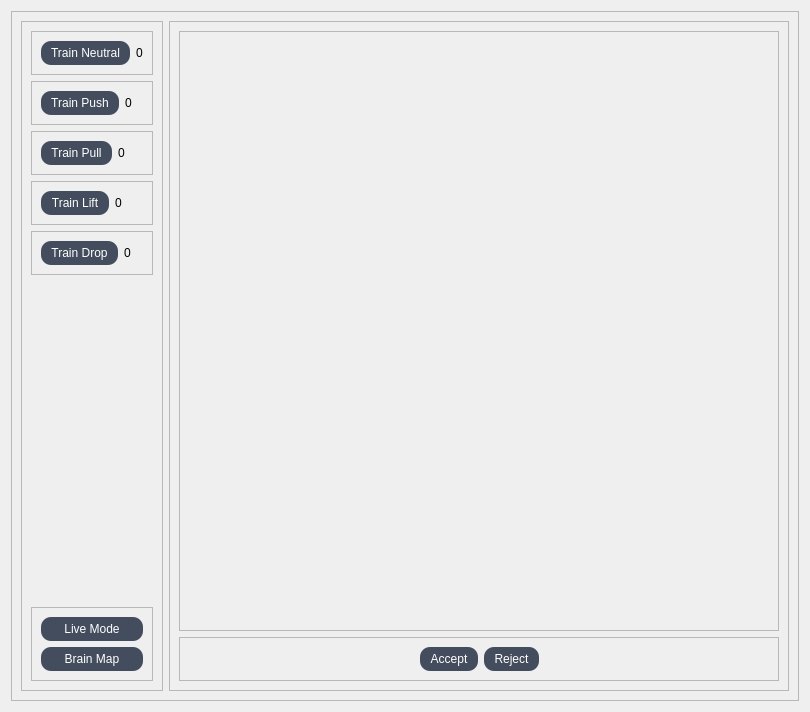
              <widget class="QWidget" name="TrainingPage">
               <layout class="QHBoxLayout" name="horizontalLayout_27">
                <item>
                 <widget class="QFrame" name="frame_45">
                  <property name="frameShape">
                   <enum>QFrame::StyledPanel</enum>
                  </property>
                  <property name="frameShadow">
                   <enum>QFrame::Raised</enum>
                  </property>
                  <layout class="QHBoxLayout" name="horizontalLayout_34">
                   <item>
                    <widget class="QFrame" name="frame_46">
                     <property name="frameShape">
                      <enum>QFrame::StyledPanel</enum>
                     </property>
                     <property name="frameShadow">
                      <enum>QFrame::Raised</enum>
                     </property>
                     <layout class="QVBoxLayout" name="verticalLayout_30">
                      <item>
                       <widget class="QFrame" name="frame_48">
                        <property name="frameShape">
                         <enum>QFrame::StyledPanel</enum>
                        </property>
                        <property name="frameShadow">
                         <enum>QFrame::Raised</enum>
                        </property>
                        <layout class="QHBoxLayout" name="horizontalLayout_28">
                         <item>
                          <widget class="QPushButton" name="NeutralBtn">
                           <property name="maximumSize">
                            <size>
                             <width>150</width>
                             <height>16777215</height>
                            </size>
                           </property>
                           <property name="styleSheet">
                            <string notr="true">QPushButton{
	background-color:rgb(68, 77, 93);
	color:rgb(255, 255, 255);
	padding: 5px 10px; 
	border-top-left-radius: 10px;
	border-top-right-radius: 10px;
	border-bottom-left-radius: 10px;
	border-bottom-right-radius: 10px;
	border-left: 2px solidrgb(135, 153, 184);
	border-right: 2px solidrgb(135, 153, 184);
	border-top: 2px solidrgb(135, 153, 184);
	border-bottom: 2px solidrgb(135, 153, 184);
}
QPushButton:hover{
	background-color:rgb(148, 168, 202);
}
QPushButton:pressed{
	background-color:rgb(143, 255, 130);
}
</string>
                           </property>
                           <property name="text">
                            <string>Train Neutral</string>
                           </property>
                          </widget>
                         </item>
                         <item>
                          <widget class="QLabel" name="NeutralLabel">
                           <property name="text">
                            <string>0</string>
                           </property>
                          </widget>
                         </item>
                        </layout>
                       </widget>
                      </item>
                      <item>
                       <widget class="QFrame" name="frame_49">
                        <property name="frameShape">
                         <enum>QFrame::StyledPanel</enum>
                        </property>
                        <property name="frameShadow">
                         <enum>QFrame::Raised</enum>
                        </property>
                        <layout class="QHBoxLayout" name="horizontalLayout_29">
                         <item>
                          <widget class="QPushButton" name="pushButton_2">
                           <property name="maximumSize">
                            <size>
                             <width>150</width>
                             <height>16777215</height>
                            </size>
                           </property>
                           <property name="styleSheet">
                            <string notr="true">QPushButton{
	background-color:rgb(68, 77, 93);
	color:rgb(255, 255, 255);
	padding: 5px 10px; 
	border-top-left-radius: 10px;
	border-top-right-radius: 10px;
	border-bottom-left-radius: 10px;
	border-bottom-right-radius: 10px;
	border-left: 2px solidrgb(135, 153, 184);
	border-right: 2px solidrgb(135, 153, 184);
	border-top: 2px solidrgb(135, 153, 184);
	border-bottom: 2px solidrgb(135, 153, 184);
}
QPushButton:hover{
	background-color:rgb(148, 168, 202);
}
QPushButton:pressed{
	background-color:rgb(143, 255, 130);
}
</string>
                           </property>
                           <property name="text">
                            <string>Train Push</string>
                           </property>
                          </widget>
                         </item>
                         <item>
                          <widget class="QLabel" name="PushLabel">
                           <property name="text">
                            <string>0</string>
                           </property>
                          </widget>
                         </item>
                        </layout>
                       </widget>
                      </item>
                      <item>
                       <widget class="QFrame" name="frame_50">
                        <property name="frameShape">
                         <enum>QFrame::StyledPanel</enum>
                        </property>
                        <property name="frameShadow">
                         <enum>QFrame::Raised</enum>
                        </property>
                        <layout class="QHBoxLayout" name="horizontalLayout_30">
                         <item>
                          <widget class="QPushButton" name="pushButton_3">
                           <property name="maximumSize">
                            <size>
                             <width>150</width>
                             <height>16777215</height>
                            </size>
                           </property>
                           <property name="styleSheet">
                            <string notr="true">QPushButton{
	background-color:rgb(68, 77, 93);
	color:rgb(255, 255, 255);
	padding: 5px 10px; 
	border-top-left-radius: 10px;
	border-top-right-radius: 10px;
	border-bottom-left-radius: 10px;
	border-bottom-right-radius: 10px;
	border-left: 2px solidrgb(135, 153, 184);
	border-right: 2px solidrgb(135, 153, 184);
	border-top: 2px solidrgb(135, 153, 184);
	border-bottom: 2px solidrgb(135, 153, 184);
}
QPushButton:hover{
	background-color:rgb(148, 168, 202);
}
QPushButton:pressed{
	background-color:rgb(143, 255, 130);
}
</string>
                           </property>
                           <property name="text">
                            <string>Train Pull</string>
                           </property>
                          </widget>
                         </item>
                         <item>
                          <widget class="QLabel" name="PullLabel">
                           <property name="text">
                            <string>0</string>
                           </property>
                          </widget>
                         </item>
                        </layout>
                       </widget>
                      </item>
                      <item>
                       <widget class="QFrame" name="frame_51">
                        <property name="frameShape">
                         <enum>QFrame::StyledPanel</enum>
                        </property>
                        <property name="frameShadow">
                         <enum>QFrame::Raised</enum>
                        </property>
                        <layout class="QHBoxLayout" name="horizontalLayout_31">
                         <item>
                          <widget class="QPushButton" name="pushButton_4">
                           <property name="maximumSize">
                            <size>
                             <width>150</width>
                             <height>16777215</height>
                            </size>
                           </property>
                           <property name="styleSheet">
                            <string notr="true">QPushButton{
	background-color:rgb(68, 77, 93);
	color:rgb(255, 255, 255);
	padding: 5px 10px; 
	border-top-left-radius: 10px;
	border-top-right-radius: 10px;
	border-bottom-left-radius: 10px;
	border-bottom-right-radius: 10px;
	border-left: 2px solidrgb(135, 153, 184);
	border-right: 2px solidrgb(135, 153, 184);
	border-top: 2px solidrgb(135, 153, 184);
	border-bottom: 2px solidrgb(135, 153, 184);
}
QPushButton:hover{
	background-color:rgb(148, 168, 202);
}
QPushButton:pressed{
	background-color:rgb(143, 255, 130);
}
</string>
                           </property>
                           <property name="text">
                            <string>Train Lift</string>
                           </property>
                          </widget>
                         </item>
                         <item>
                          <widget class="QLabel" name="LiftLabel">
                           <property name="text">
                            <string>0</string>
                           </property>
                          </widget>
                         </item>
                        </layout>
                       </widget>
                      </item>
                      <item>
                       <widget class="QFrame" name="frame_52">
                        <property name="frameShape">
                         <enum>QFrame::StyledPanel</enum>
                        </property>
                        <property name="frameShadow">
                         <enum>QFrame::Raised</enum>
                        </property>
                        <layout class="QHBoxLayout" name="horizontalLayout_32">
                         <item>
                          <widget class="QPushButton" name="pushButton_5">
                           <property name="maximumSize">
                            <size>
                             <width>150</width>
                             <height>16777215</height>
                            </size>
                           </property>
                           <property name="styleSheet">
                            <string notr="true">QPushButton{
	background-color:rgb(68, 77, 93);
	color:rgb(255, 255, 255);
	padding: 5px 10px; 
	border-top-left-radius: 10px;
	border-top-right-radius: 10px;
	border-bottom-left-radius: 10px;
	border-bottom-right-radius: 10px;
	border-left: 2px solidrgb(135, 153, 184);
	border-right: 2px solidrgb(135, 153, 184);
	border-top: 2px solidrgb(135, 153, 184);
	border-bottom: 2px solidrgb(135, 153, 184);
}
QPushButton:hover{
	background-color:rgb(148, 168, 202);
}
QPushButton:pressed{
	background-color:rgb(143, 255, 130);
}
</string>
                           </property>
                           <property name="text">
                            <string>Train Drop</string>
                           </property>
                          </widget>
                         </item>
                         <item>
                          <widget class="QLabel" name="DropLabel">
                           <property name="text">
                            <string>0</string>
                           </property>
                          </widget>
                         </item>
                        </layout>
                       </widget>
                      </item>
                      <item>
                       <spacer name="verticalSpacer_7">
                        <property name="orientation">
                         <enum>Qt::Vertical</enum>
                        </property>
                        <property name="sizeHint" stdset="0">
                         <size>
                          <width>20</width>
                          <height>40</height>
                         </size>
                        </property>
                       </spacer>
                      </item>
                      <item>
                       <widget class="QFrame" name="frame_55">
                        <property name="frameShape">
                         <enum>QFrame::StyledPanel</enum>
                        </property>
                        <property name="frameShadow">
                         <enum>QFrame::Raised</enum>
                        </property>
                        <layout class="QVBoxLayout" name="verticalLayout_31">
                         <item>
                          <widget class="QPushButton" name="pushButton_9">
                           <property name="styleSheet">
                            <string notr="true">QPushButton{
	background-color:rgb(68, 77, 93);
	color:rgb(255, 255, 255);
	padding: 5px 10px; 
	border-top-left-radius: 10px;
	border-top-right-radius: 10px;
	border-bottom-left-radius: 10px;
	border-bottom-right-radius: 10px;
	border-left: 2px solidrgb(135, 153, 184);
	border-right: 2px solidrgb(135, 153, 184);
	border-top: 2px solidrgb(135, 153, 184);
	border-bottom: 2px solidrgb(135, 153, 184);
}
QPushButton:hover{
	background-color:rgb(148, 168, 202);
}
QPushButton:pressed{
	background-color:rgb(143, 255, 130);
}
</string>
                           </property>
                           <property name="text">
                            <string>Live Mode</string>
                           </property>
                          </widget>
                         </item>
                         <item>
                          <widget class="QPushButton" name="pushButton_8">
                           <property name="styleSheet">
                            <string notr="true">QPushButton{
	background-color:rgb(68, 77, 93);
	color:rgb(255, 255, 255);
	padding: 5px 10px; 
	border-top-left-radius: 10px;
	border-top-right-radius: 10px;
	border-bottom-left-radius: 10px;
	border-bottom-right-radius: 10px;
	border-left: 2px solidrgb(135, 153, 184);
	border-right: 2px solidrgb(135, 153, 184);
	border-top: 2px solidrgb(135, 153, 184);
	border-bottom: 2px solidrgb(135, 153, 184);
}
QPushButton:hover{
	background-color:rgb(148, 168, 202);
}
QPushButton:pressed{
	background-color:rgb(143, 255, 130);
}
</string>
                           </property>
                           <property name="text">
                            <string>Brain Map</string>
                           </property>
                          </widget>
                         </item>
                        </layout>
                       </widget>
                      </item>
                     </layout>
                    </widget>
                   </item>
                   <item>
                    <widget class="QFrame" name="frame_47">
                     <property name="frameShape">
                      <enum>QFrame::StyledPanel</enum>
                     </property>
                     <property name="frameShadow">
                      <enum>QFrame::Raised</enum>
                     </property>
                     <layout class="QVBoxLayout" name="verticalLayout_32">
                      <item>
                       <widget class="QFrame" name="frame_53">
                        <property name="sizePolicy">
                         <sizepolicy hsizetype="Minimum" vsizetype="Minimum">
                          <horstretch>0</horstretch>
                          <verstretch>0</verstretch>
                         </sizepolicy>
                        </property>
                        <property name="minimumSize">
                         <size>
                          <width>600</width>
                          <height>600</height>
                         </size>
                        </property>
                        <property name="frameShape">
                         <enum>QFrame::StyledPanel</enum>
                        </property>
                        <property name="frameShadow">
                         <enum>QFrame::Raised</enum>
                        </property>
                        <widget class="QLabel" name="TrainSprite">
                         <property name="geometry">
                          <rect>
                           <x>168</x>
                           <y>150</y>
                           <width>300</width>
                           <height>300</height>
                          </rect>
                         </property>
                         <property name="sizePolicy">
                          <sizepolicy hsizetype="Minimum" vsizetype="Minimum">
                           <horstretch>0</horstretch>
                           <verstretch>0</verstretch>
                          </sizepolicy>
                         </property>
                         <property name="minimumSize">
                          <size>
                           <width>150</width>
                           <height>150</height>
                          </size>
                         </property>
                         <property name="maximumSize">
                          <size>
                           <width>300</width>
                           <height>300</height>
                          </size>
                         </property>
                         <property name="sizeIncrement">
                          <size>
                           <width>0</width>
                           <height>0</height>
                          </size>
                         </property>
                         <property name="baseSize">
                          <size>
                           <width>150</width>
                           <height>150</height>
                          </size>
                         </property>
                         <property name="text">
                          <string/>
                         </property>
                         <property name="pixmap">
                          <pixmap resource="../GRH-Home-BCI-git/resources.qrc">:/photos/Assets/frog.png</pixmap>
                         </property>
                         <property name="scaledContents">
                          <bool>true</bool>
                         </property>
                        </widget>
                       </widget>
                      </item>
                      <item>
                       <widget class="QFrame" name="frame_54">
                        <property name="frameShape">
                         <enum>QFrame::StyledPanel</enum>
                        </property>
                        <property name="frameShadow">
                         <enum>QFrame::Raised</enum>
                        </property>
                        <layout class="QHBoxLayout" name="horizontalLayout_33">
                         <item>
                          <spacer name="horizontalSpacer_23">
                           <property name="orientation">
                            <enum>Qt::Horizontal</enum>
                           </property>
                           <property name="sizeHint" stdset="0">
                            <size>
                             <width>40</width>
                             <height>20</height>
                            </size>
                           </property>
                          </spacer>
                         </item>
                         <item>
                          <widget class="QPushButton" name="pushButton_6">
                           <property name="styleSheet">
                            <string notr="true">QPushButton{
	background-color:rgb(68, 77, 93);
	color:rgb(255, 255, 255);
	padding: 5px 10px; 
	border-top-left-radius: 10px;
	border-top-right-radius: 10px;
	border-bottom-left-radius: 10px;
	border-bottom-right-radius: 10px;
	border-left: 2px solidrgb(135, 153, 184);
	border-right: 2px solidrgb(135, 153, 184);
	border-top: 2px solidrgb(135, 153, 184);
	border-bottom: 2px solidrgb(135, 153, 184);
}
QPushButton:hover{
	background-color:rgb(148, 168, 202);
}
QPushButton:pressed{
	background-color:rgb(143, 255, 130);
}
</string>
                           </property>
                           <property name="text">
                            <string>Accept</string>
                           </property>
                          </widget>
                         </item>
                         <item>
                          <widget class="QPushButton" name="pushButton_7">
                           <property name="styleSheet">
                            <string notr="true">QPushButton{
	background-color:rgb(68, 77, 93);
	color:rgb(255, 255, 255);
	padding: 5px 10px; 
	border-top-left-radius: 10px;
	border-top-right-radius: 10px;
	border-bottom-left-radius: 10px;
	border-bottom-right-radius: 10px;
	border-left: 2px solidrgb(135, 153, 184);
	border-right: 2px solidrgb(135, 153, 184);
	border-top: 2px solidrgb(135, 153, 184);
	border-bottom: 2px solidrgb(135, 153, 184);
}
QPushButton:hover{
	background-color:rgb(148, 168, 202);
}
QPushButton:pressed{
	background-color:rgb(143, 255, 130);
}
</string>
                           </property>
                           <property name="text">
                            <string>Reject</string>
                           </property>
                          </widget>
                         </item>
                         <item>
                          <spacer name="horizontalSpacer_24">
                           <property name="orientation">
                            <enum>Qt::Horizontal</enum>
                           </property>
                           <property name="sizeHint" stdset="0">
                            <size>
                             <width>40</width>
                             <height>20</height>
                            </size>
                           </property>
                          </spacer>
                         </item>
                        </layout>
                       </widget>
                      </item>
                     </layout>
                    </widget>
                   </item>
                  </layout>
                 </widget>
                </item>
               </layout>
              </widget>
